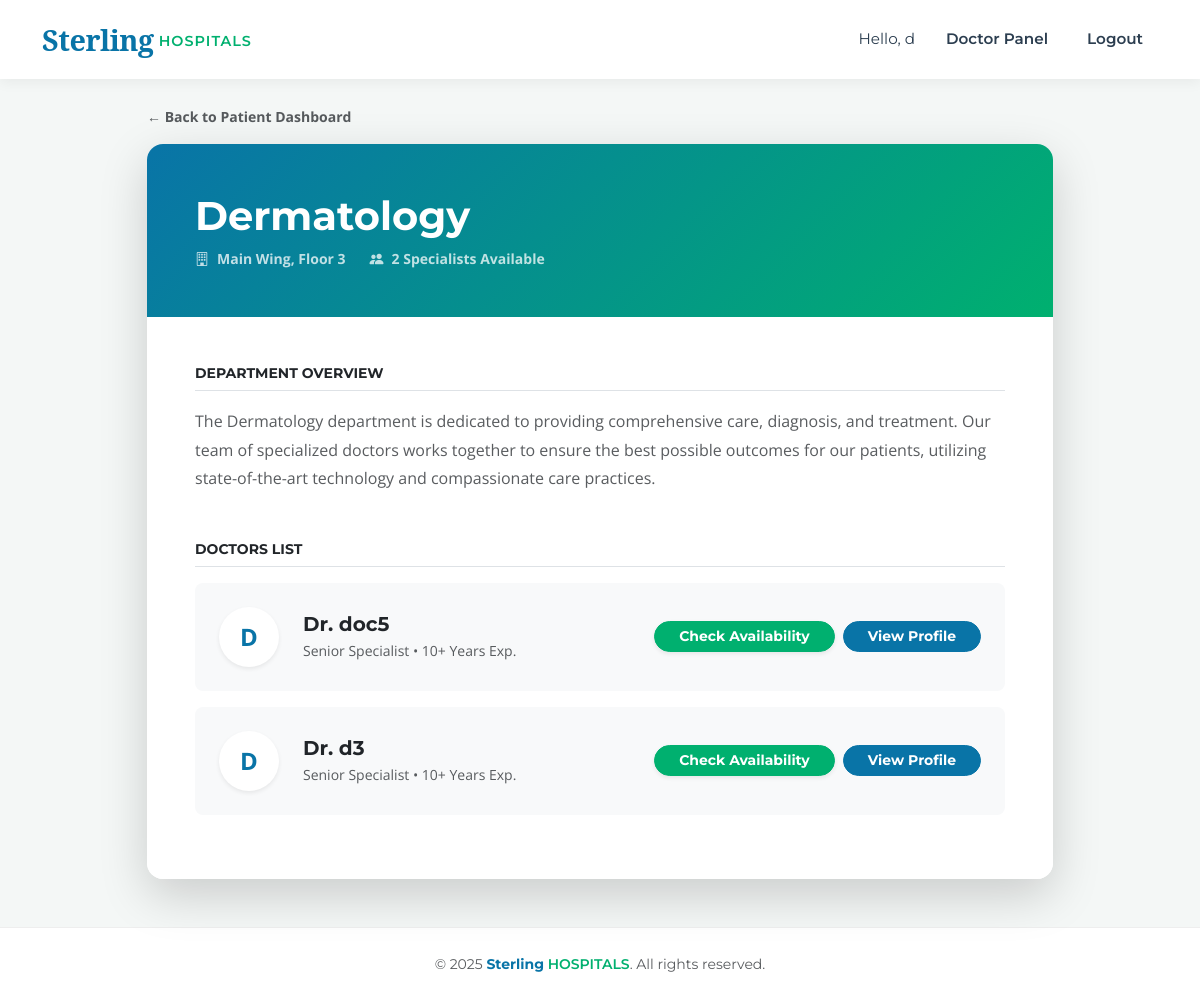
Screenshot of /department/5 (signed in) with the database file from the repository.
### models.py (models this page shows)
class User(db.Model, UserMixin):
    __tablename__ = 'users'
    id = db.Column(db.Integer, primary_key=True)
    username = db.Column(db.String(100), unique=True, nullable=False)
    email = db.Column(db.String(120), unique=True, nullable=False)
    password = db.Column(db.String(200), nullable=False)
    role = db.Column(db.String(20), nullable=False)  # admin, doctor, patient
    phone_number = db.Column(db.String(15), nullable=True)
    is_active_user = db.Column(db.Boolean, default=True)
    department_id = db.Column(db.Integer, db.ForeignKey('departments.id'), nullable=True)
    doctor_appointments = db.relationship('Appointment', foreign_keys='Appointment.doctor_id', backref='doctor_ref', lazy=True)
    patient_appointments = db.relationship('Appointment', foreign_keys='Appointment.patient_id', backref='patient_ref', lazy=True)

class Department(db.Model):
    __tablename__ = 'departments'
    id = db.Column(db.Integer, primary_key=True)
    name = db.Column(db.String(100), unique=True, nullable=False)
    description = db.Column(db.Text, nullable=True)
    doctors = db.relationship('User', backref='department', lazy=True)

### app.py (the view)
@app.route('/department/<int:department_id>')
@login_required
def department_details(department_id):
    dept = db.session.get(Department, department_id)
    doctors = User.query.filter_by(role='doctor', department_id=department_id).all()
    return render_template('department_details.html', department=dept, doctors=doctors)

### app.py (called while the page is built)
@login_manager.user_loader
def load_user(user_id):
    return db.session.get(User, int(user_id))

### templates/department_details.html
{% extends "base.html" %}
{% block content %}
<div class="container mt-4">
    <div class="row justify-content-center">
        <div class="col-lg-10">
            <div class="mb-3">
                <a href="{{ url_for('patient_dashboard') }}" class="text-decoration-none text-muted fw-bold small">
                    &larr; Back to Patient Dashboard
                </a>
            </div>
            <div class="card shadow-lg border-0 rounded-4 overflow-hidden">
                <div class="card-header p-5 border-0 text-white"
                     style="background: linear-gradient(135deg, #0974A7 0%, #00B06F 100%);">
                    <h1 class="fw-bold mb-2">{{ department.name }}</h1>
                    <div class="d-flex gap-4 small opacity-75 fw-bold">
                        <span><i class="bi bi-building me-2"></i>Main Wing, Floor 3</span>
                        <span><i class="bi bi-people-fill me-2"></i>{{ doctors|length }} Specialists Available</span>
                    </div>
                </div>
                <div class="card-body p-5 bg-white">
                    <div class="mb-5">
                        <h5 class="fw-bold text-dark text-uppercase small mb-3 border-bottom pb-2">Department Overview</h5>
                        <p class="text-muted" style="line-height: 1.8;">
                            The {{ department.name }} department is dedicated to providing comprehensive care,
                            diagnosis, and treatment. Our team of specialized doctors works together to ensure
                            the best possible outcomes for our patients, utilizing state-of-the-art technology
                            and compassionate care practices.
                        </p>
                    </div>
                    <h5 class="fw-bold text-dark text-uppercase small mb-3 border-bottom pb-2">Doctors List</h5>
                    <div class="list-group list-group-flush">
                        {% for doctor in doctors %}
                        <div class="list-group-item border-0 p-4 mb-3 rounded-3 bg-light d-flex flex-column flex-md-row justify-content-between align-items-center">
                            <div class="d-flex align-items-center mb-3 mb-md-0">
                                <div class="bg-white text-primary rounded-circle shadow-sm d-flex align-items-center justify-content-center me-4"
                                     style="width: 60px; height: 60px; font-weight: bold; font-size: 1.5rem;">
                                    {{ doctor.username[0] | upper }}
                                </div>
                                <div>
                                    <h5 class="fw-bold text-dark mb-1">Dr. {{ doctor.username }}</h5>
                                    <p class="text-muted small mb-0">Senior Specialist • 10+ Years Exp.</p>
                                </div>
                            </div>
                            <div class="d-flex gap-2">
                                 <a href="{{ url_for('book_appointment', doctor_id=doctor.id) }}" class="btn btn-success btn-sm rounded-pill shadow-sm fw-bold px-4">
    Check Availability
</a>
                                <a href="{{ url_for('doctor_profile', doctor_id=doctor.id) }}" class="btn btn-sm btn-primary px-4 rounded-pill fw-bold">
                                    View Profile
                                </a>
                            </div>
                        </div>
                        {% else %}
                        <div class="text-center py-4 text-muted">
                            No doctors assigned to this department yet.
                        </div>
                        {% endfor %}
                    </div>
                </div>
            </div>
        </div>
    </div>
</div>
{% endblock %}

### templates/base.html (shortened to what this page needs)
<!DOCTYPE html>
<html lang="en">
<head>
    <link href="https://cdn.jsdelivr.net/npm/bootstrap@5.3.0/dist/css/bootstrap.min.css" rel="stylesheet">
    <link rel="stylesheet" href="https://cdn.jsdelivr.net/npm/bootstrap-icons@1.11.1/font/bootstrap-icons.css">
    <link rel="stylesheet" href="{{ url_for('static', filename='css/style.css') }}">
</head>
<body>
    <nav class="navbar navbar-expand-lg navbar-light fixed-top">
        <div class="container">
            <a class="navbar-brand" href="{{ url_for('index') }}">
                <span class="brand-sterling">Sterling</span>
                <span class="brand-hospitals">HOSPITALS</span>
            </a>
            <div class="collapse navbar-collapse" id="navbarNav">
                <ul class="navbar-nav ms-auto align-items-center">
                    {% if current_user.is_authenticated %}
                        <li class="nav-item">
                            <span class="nav-link text-muted" style="font-weight: 400;">Hello, {{ current_user.username }}</span>
                        </li>
                        <li class="nav-item">
                            {% if current_user.role == 'admin' %}
                                <a class="nav-link" href="{{ url_for('admin_dashboard') }}">Admin Dashboard</a>
                            {% elif current_user.role == 'doctor' %}
                                <a class="nav-link" href="{{ url_for('doctor_dashboard') }}">Doctor Panel</a>
                            {% else %}
                                <a class="nav-link" href="{{ url_for('patient_dashboard') }}">My Health</a>
                            {% endif %}
                        </li>
                        <li class="nav-item">
                            <a class="nav-link btn btn-danger text-white btn-sm ms-3" style="border-radius: 4px; padding: 6px 15px;" href="{{ url_for('logout') }}">Logout</a>
                        </li>
                    {% endif %}
                </ul>
            </div>
        </div>
    </nav>
    <div style="height: 80px;"></div>
    <div class="container mt-4 mb-5">
        {% block content %}{% endblock %}
    </div>
    <footer class="text-center text-muted py-4 mt-auto">
        <div class="container">
            <small>&copy; 2025 <span style="color: var(--brand-blue); font-weight:700;">Sterling</span> <span style="color: var(--brand-green); font-weight:600;">HOSPITALS</span>. All rights reserved.</small>
        </div>
    </footer>
</body>
</html>

### static/css/style.css (style rules this page uses)
:root { --brand-blue: #0974A7; --brand-dark-blue: #015890; --brand-green: #00B06F; --brand-dark-green:#008f5a; --brand-dark: #2c3e50; --brand-warning: #FAD10A; --brand-bg-soft: #f4f7f6; --font-primary: "Montserrat", sans-serif; --font-serif: "Noto Serif", serif; --font-text: "Open Sans", sans-serif; }
body { font-family: var(--font-text); background-color: var(--brand-bg-soft); color: #333; }
h1, h2, h3, h4, h5, h6, .btn, .navbar-brand, .nav-link, footer { font-family: var(--font-primary); }
.navbar { background-color: white !important; box-shadow: 0 4px 12px rgba(0,0,0,0.05); padding: 0.8rem 0; }
.navbar-brand { display: flex; align-items: center; text-decoration: none; }
.brand-sterling { font-family: var(--font-serif); color: var(--brand-blue); font-weight: 700; font-size: 1.8rem; letter-spacing: -0.5px; }
.brand-hospitals { font-family: var(--font-primary); color: var(--brand-green); font-weight: 600; font-size: 0.9rem; text-transform: uppercase; letter-spacing: 1px; margin-left: 5px; padding-top: 5px; }
.nav-link { color: var(--brand-dark) !important; font-weight: 600; font-size: 0.95rem; margin-left: 15px; transition: color 0.3s ease; }
.text-primary { color: var(--brand-blue) !important; }
.btn-primary { background-color: var(--brand-blue) !important; border-color: var(--brand-blue) !important; color: white !important; }
.btn-success { background-color: var(--brand-green) !important; border-color: var(--brand-green) !important; color: white !important; }
.card { border: none; border-radius: 8px; box-shadow: 0 4px 6px rgba(0,0,0,0.05); }
footer { background-color: white; border-top: 1px solid #eee; }

### rows the page displays
User: username "d"
Department: name "Dermatology"
User: username "D", username "doc5"
User: username "D", username "d3"

### other values shown
{{ doctors|length }} "2"
